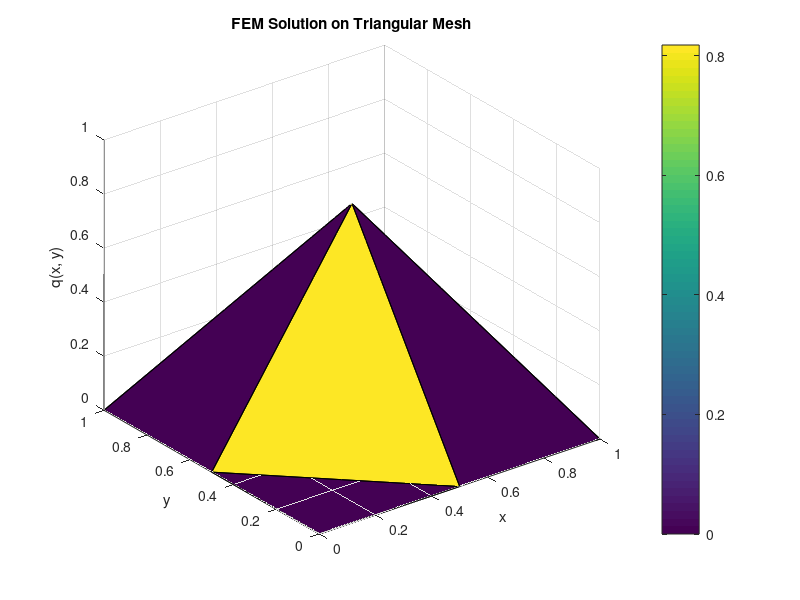
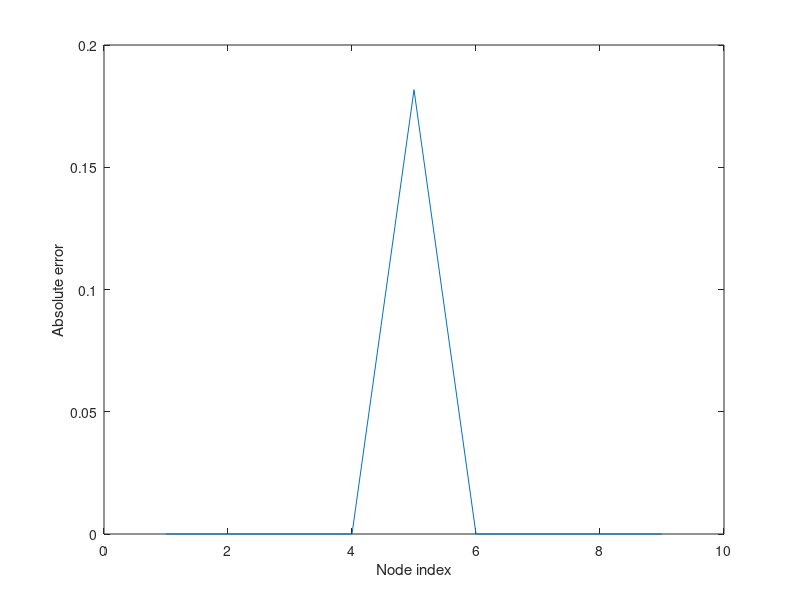

Source code (MATLAB) for these figures, in order:
clc;
clear;

% Domain size
L = [0, 1];

% Define anonymous force function of PDE on the right-hand side
f = @(x, y) 2 * pi^2 * sin(pi * x) .* sin(pi * y); % Use element-wise multiplication

% Define number of squares in each direction
num_of_squares_x = 2;
num_of_squares_y = 2;

% Global Matrix from 1-9 for ex: 123; 456; 789 indicating global nodes
a = reshape(1:(num_of_squares_x + 1) * (num_of_squares_y + 1), num_of_squares_x + 1, num_of_squares_y + 1).';

% Generate x and y coordinates 
x = linspace(L(1), L(2), num_of_squares_x + 1);
y = linspace(L(1), L(2), num_of_squares_y + 1);

% Number of elements and nodes
noe = 2 * num_of_squares_x * num_of_squares_y; % Number of elements (triangles)
nop = (num_of_squares_x + 1) * (num_of_squares_y + 1); % Number of nodes

% Define local to global map
l2g = zeros(noe, 3); % Each element has three nodes
index = 1;
for i = 1:num_of_squares_y
    for j = 1:num_of_squares_x
        % First triangle in square
        l2g(index, :) = [a(i, j), a(i, j + 1), a(i + 1, j)];
        % Second triangle in square
        l2g(index + 1, :) = [a(i + 1, j + 1), a(i + 1, j), a(i, j + 1)];
        index = index + 2;
    end
end

% Coordinates
[xc, yc] = ndgrid(x, y); % Creates two matrices: one with each line as x coordinates ("xc") and one as each column as y coordinates ("yc")
coords = [xc(:), yc(:)]; % Two-column matrix with the first column having x coordinates and the second having y coordinates

% Assemble stiffness matrix indices (triplets for sparse matrix)
ia = zeros(noe, 1); % Row index
ja = zeros(noe, 1); % Column index
va = zeros(noe, 1); % Value index

% Initialize global force vector
F = zeros(nop, 1);

% Shape(basis ) functions for integration
N1 = @(ksi, hta) 1 - ksi - hta;
N2 = @(ksi, hta) ksi;
N3 = @(ksi, hta) hta;

% Iterate over elements to find global stiffness and force matrices
index = 1;
for e = 1:noe
    xe = coords(l2g(e, :), 1);
    ye = coords(l2g(e, :), 2);

    % Compute edge vectors
    y23 = ye(2) - ye(3);
    x32 = xe(3) - xe(2);
    y31 = ye(3) - ye(1);
    x13 = xe(1) - xe(3);
    x21 = xe(2) - xe(1);
    y21 = ye(2) - ye(1);

    x31 = - x13;

    % Compute local stiffness matrix
    Ae = (x21 * y31 - x13 * y21) / 2; % Triangle area that's why /2
    M = (1 / (4 * Ae)) * ...
        [y23^2 + x32^2, y23 * y31 + x32 * x13, y23 * y21 + x32 * x21;
         y23 * y31 + x32 * x13, y31^2 + x13^2, y31 * y21 + x13 * x21;
         y23 * y21 + x32 * x21, y31 * y21 + x13 * x21, y21^2 + x21^2];

    % Assemble global stiffness matrix from the local element matrices
    for i = 1:3
        for j = 1:3
            ia(index) = l2g(e, i); % global node index at row i of local matrix
            ja(index) = l2g(e, j); % global node index at collumn j
            va(index) = M(i, j); % value of local stiffness matrix at i,j
            index = index + 1;
        end
    end

    % Compute Jacobian determinant to transform integrals from the global to local coordinates
    J = [x21, x31;
         y21, y31];
    detJ = abs(det(J));

    % Define mapping from local (ksi, hta) to global (x, y) coordinates
    % This done by multiplying with basis functions
    %( I am using function overloading, don't confuse x,y with the previous x, y)
    x = @(ksi, hta) xe(1) * N1(ksi, hta) + xe(2) * N2(ksi, hta) + xe(3) * N3(ksi, hta);
    y = @(ksi, hta) ye(1) * N1(ksi, hta) + ye(2) * N2(ksi, hta) + ye(3) * N3(ksi, hta);

    % Compute local force vector
    Fl = zeros(3, 1);
    for i = 1:3
        Ni = {N1, N2, N3};
        Fl(i) = integral2(@(ksi, hta) f(x(ksi, hta), y(ksi, hta)) .* Ni{i}(ksi, hta) .* detJ, 0, 1, 0, @(ksi) 1 - ksi);
    end

    % Assemble global force vector
    for i = 1:3
        F(l2g(e, i)) = F(l2g(e, i)) + Fl(i);
    end
end

% Assemble global stiffness matrix
K = sparse(ia, ja, va);

% Identify boundary nodes
boundary_nodes = unique([a(1, :), a(end, :), a(:, 1)', a(:, end)']); % All boundary nodes

% unique ensures that duplicate nodes are only counted once ( corner nodes) 

% To enforce boundary conditions u = 0 on (x, y) ∈ dΩ which means 0 on the
% boundaries, we firstly set K to zero on its boundaries ( which would mean
% that for example in a 9x9 the central node would be unaffected), and then
% to avoid singularity when solving the linear equation of boundary nodes
% turn the diagonal node's value to 1(except for the nodes that aren't affected
% by the boundary conditions). The reason we even zero out nodes 


% Enforce Dirichlet boundary conditions
K(boundary_nodes, :) = 0; % This ensures that the equation for the boundary node
% i does not depend on the values of other nodes
K(sub2ind(size(K), boundary_nodes, boundary_nodes)) = 1; % Setting K=1 diagonally on boundary nodes to avoid singularity
F(boundary_nodes) = 0; % F = 0 on the boundaries


% Solve the linear system
q = K \ F;

% Display the solution
%disp('Solution q:');
%disp(q);


% Visualize solution on triangular mesh with trisurf
figure;
trisurf(l2g, coords(:, 1), coords(:, 2), q);
title('FEM Solution on Triangular Mesh');
xlabel('x');
ylabel('y');
zlabel('q(x, y)');
colorbar; % To understand what value each color represents

% Display error, the analytical solution is u(x,y) = sin(pi * x) .* sin(pi * y) 
g = @(x,y) sin(pi * x) .* sin(pi * y);
x = linspace(L(1), L(2), num_of_squares_x + 1);
y = linspace(L(1), L(2), num_of_squares_y + 1);

error = zeros(nop,1);
for i=1:num_of_squares_x + 1
    for j=1:num_of_squares_y + 1
        node_index = (num_of_squares_y + 1 - j) * (num_of_squares_x + 1) + (num_of_squares_x + 1 - i) + 1;
        analytical_value = g(x(i), y(j));
        error(node_index) = abs(analytical_value - q(node_index));
    end
end
figure;
plot(error);
xlabel('Node index');
ylabel('Absolute error');